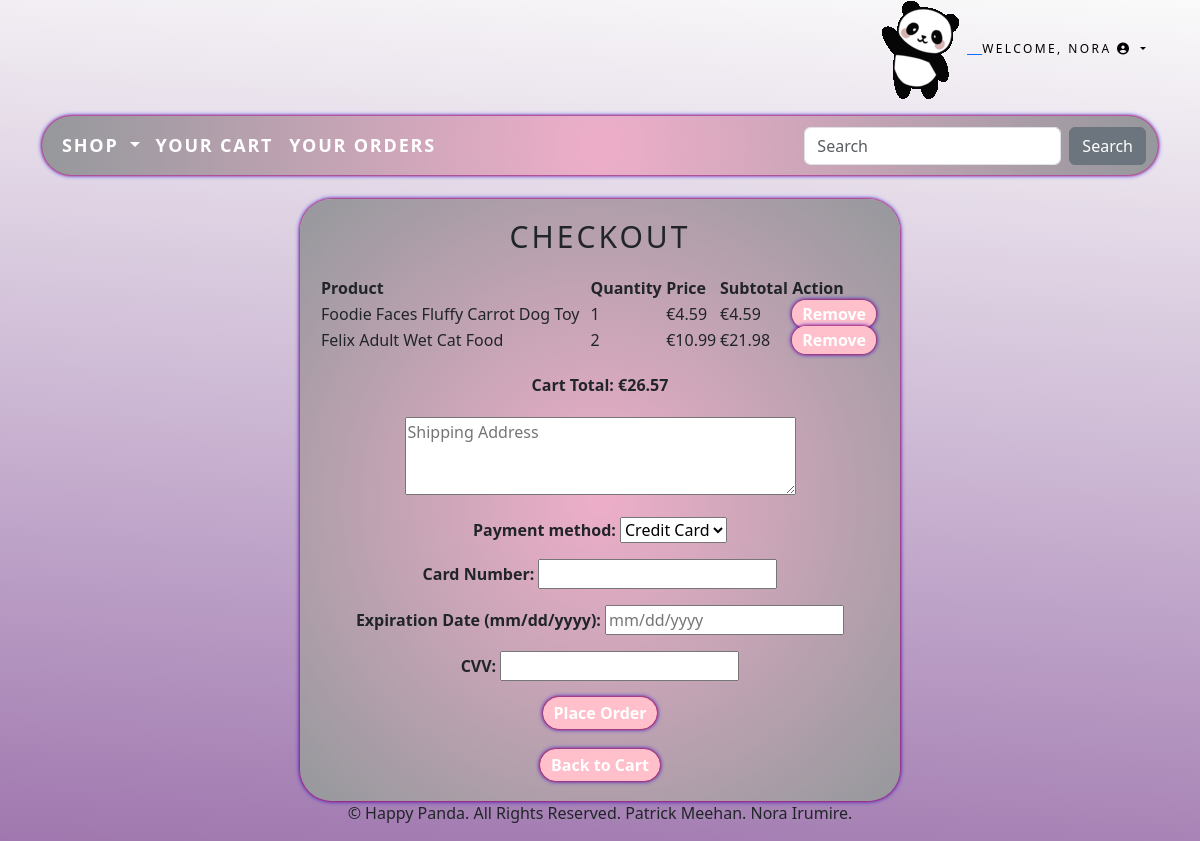
Page /cartapp/checkout/ (signed in) on the committed database.
### accounts/models.py (models this page shows)
class CustomUser(AbstractUser):
    age = models.PositiveIntegerField(null=True, blank=True)
    f_animal = models.CharField(max_length=250, blank=True)

### cartapp/models.py (models this page shows, shortened)
class CartItem(models.Model):
    product = models.ForeignKey(Product, on_delete=models.CASCADE)
    cart = models.ForeignKey(Cart, on_delete=models.CASCADE)
    quantity = models.PositiveIntegerField(default=1)
    active = models.BooleanField(default=True)
    class Meta:
        db_table = 'CartItem'
    def sub_total(self):
        return self.product.price * self.quantity

### shop/models.py (models this page shows, shortened)
class Product(models.Model):
    id = models.UUIDField(
        primary_key=True,
        default=uuid.uuid4,
        editable=False)
    image_thumbnail = ImageSpecField(source='image',
                                     processors=[ResizeToFill(250,250)],
                                     format='JPEG',
                                     options={'quality':100})
    name = models.CharField(max_length=250, unique=True)
    description = models.TextField(blank = True)
    category = models.ForeignKey(Category, on_delete=models.CASCADE)
    price = models.DecimalField(max_digits=10, decimal_places=2)
    image = models.ImageField(upload_to = 'product', blank=True)
    stock = models.IntegerField()
    available = models.BooleanField(default=True)
    created = models.DateTimeField(auto_now_add=True, blank = True, null= True)
    updated = models.DateTimeField(auto_now=True, blank = True, null= True)
    pet = models.ForeignKey(Pet, on_delete=models.CASCADE)
    class Meta:
        ordering = ('name',)
        verbose_name = 'product'
        verbose_name_plural = 'products'

### cartapp/views.py (the view)
# urls.py: path('checkout/', views.checkout, name='checkout'),
@login_required
def checkout(request):
    user = request.user
    cart = Cart.objects.filter(user=user).first()
    if not cart:
        messages.info(request, "Your cart is empty.")
        return redirect('cart:cart_detail')
    cart_items = CartItem.objects.filter(cart=cart)
    if not cart_items.exists():
        messages.info(request, "Your cart is empty.")
        return redirect('cart:cart_detail')
    cart_total = sum(item.sub_total() for item in cart_items)
    if request.method == "POST":
        payment_form = MyPaymentForm(request.POST)
        if payment_form.is_valid():
            checkout_instance = Checkout(
                user=user,
                shipping_address=payment_form.cleaned_data['shipping_address'],
                payment_method=payment_form.cleaned_data['payment_method'],
                order_total=cart_total
            )
            checkout_instance.save()
            for cart_item in cart_items:
                OrderItem.objects.create(
                    order=checkout_instance,
                    product=cart_item.product,
                    quantity=cart_item.quantity,
                    price=cart_item.product.price
                )
            cart_items.delete()
            cart.delete()
            return redirect('cart:order_confirmation')
    else:
        payment_form = MyPaymentForm()
    context = {
        'payment_form': payment_form,
        'cart_total': cart_total,
        'cart_items': cart_items
    }
    return render(request, 'checkout.html', context)

### cartapp/forms.py
class MyPaymentForm(forms.ModelForm):
    card_number = forms.IntegerField(
        label='Card Number',
        required=True,
        validators=[MinValueValidator(0), MaxValueValidator(9999999999999999)],
        widget=forms.TextInput(attrs={'type': 'tel', 'pattern': '\\d*'})
    )
    expiration_date = forms.DateField(
        label='Expiration Date (mm/dd/yyyy)',
        required=True,
        widget=forms.TextInput(attrs={'placeholder': 'mm/dd/yyyy'})
    )
    cvv = forms.IntegerField(label='CVV', max_value=999999, required=True)
    class Meta:
        model = Checkout
        fields = ['shipping_address', 'payment_method', 'card_number', 'expiration_date', 'cvv']
        widgets = {
            'shipping_address': forms.Textarea(attrs={'rows': 3, 'placeholder': 'Shipping Address'}),
            'payment_method': forms.Select(choices=[
                ('credit_card', 'Credit Card'),
                ('visa', 'Visa'),
                ('debit_card','Debit card')
            ]),
        }
    def __init__(self, *args, **kwargs):
        super(MyPaymentForm, self).__init__(*args, **kwargs)
        self.fields['shipping_address'].label = False

### accounts/templatetags/auth_extras.py (called while the page is built)
@register.filter(name='has_group')
def has_group(user, group_name):
    group = Group.objects.get(name=group_name)
    return True if group in user.groups.all() else False

### shop/context_processors.py (called while the page is built)
def menu_links(request):
    links = Category.objects.all()
    return {'links':links}

### shop/models.py (called while the page is built)
    def get_absolute_url(self):
        return reverse('shop:products_by_category', args=[self.id])

### cartapp/templates/checkout.html (shortened to what this page needs)
{% extends "base.html" %}
{% load static %}
{% block content %}
<div style="max-width: 600px; margin: auto; border-radius: 2em; box-shadow: 0 0 3px #FF0000, 0 0 5px #0000FF; background: radial-gradient(circle, rgba(238, 174, 202, 1) 0%, rgba(149, 152, 156, 1) 100%); padding: 20px; text-align: center;">
    <h1 style="font-size: 30px; text-transform: uppercase; letter-spacing: .1em;">Checkout</h1>
    <table style="width: 100%; margin-top: 20px; text-align: left;">
        <thead>
            <tr>
                <th>Product</th>
                <th>Quantity</th>
                <th>Price</th>
                <th>Subtotal</th>
                <th>Action</th>
            </tr>
        </thead>
        <tbody>
            {% for item in cart_items %}
            <tr>
                <td>{{ item.product.name }}</td>
                <td>{{ item.quantity }}</td>
                <td>€{{ item.product.price }}</td>
                <td>€{{ item.sub_total }}</td>
                <td>
                    <a href="{% url 'cart:remove_from_cart' item.product.id %}" style="box-shadow: 0 0 3px #FF0000, 0 0 5px #0000FF; color: white; font-weight: bold; background-color: pink; border-color: pink; text-decoration: none; padding: 3px 10px; border-radius: 2em;">Remove</a>
                </td>
            </tr>
            {% endfor %}
        </tbody>
    </table>
    <p style="font-weight: bold; margin-top: 20px;">Cart Total: €{{ cart_total }}</p>
    <form method="post" style="margin-top: 20px; font-weight: bold; ">
        {{ payment_form.as_p }}
        <button type="submit" class="btn btn-primary" style="box-shadow: 0 0 3px #FF0000, 0 0 5px #0000FF; color: white; font-weight: bold; background-color: pink; border-color: pink; text-decoration: none; padding: 3px 10px; border-radius: 2em;">Place Order</button>
    </form>
    <a href="{% url 'cart:cart_detail' %}" class="btn btn-secondary" style="box-shadow: 0 0 3px #FF0000, 0 0 5px #0000FF; color: white; font-weight: bold; background-color: pink; border-color: pink; text-decoration: none; padding: 3px 10px; border-radius: 2em; margin-top: 20px;">Back to Cart</a>
</div>
{% endblock %}

### shop/templates/header.html (shortened to what this page needs)
{% load static %}
{% load bootstrap_icons %}
<header>
  <div style="text-align: center;">
    <a href="{% url 'shop:all_products' %}">
      <div class="container">
        <div class="my_custom_menu">
          <ul>
            <li>
              <img class="header_img" src="{% static 'images/panda_wave.gif' %}" alt="Happy Panda Pet Store">
            </li>
            {% if user.is_authenticated %}
            <li class="dropdown">
              <a href="#" class="welcome-menu dropdown-toggle" data-bs-toggle="dropdown" role="button" aria-haspopup="true"
                aria-expanded="false">
                Welcome, {{ user.username }} <i class="fas fa-user-circle"></i>
              </a>
            </li>
            {% endif %}
          </ul>
        </div>
      </div>
    </a>
  </div>
</header>

### static/css/custom.css (style rules this page uses)
#body-background { background-repeat: no-repeat; background: linear-gradient(184deg, rgb(250, 250, 250) 0%, rgb(160, 120, 175)100%); }
html { min-height: 100%; margin: 0; }
body { min-height: 100%; margin: 0; }
.my_custom_menu { text-align: right !important; }
.my_custom_menu ul li { list-style: none; color: #000; text-transform: uppercase; letter-spacing: 1em; font-size: 12px; display: inline; }
.my_custom_menu ul li a { text-decoration: none; color: #000; list-style: none; text-transform: uppercase; letter-spacing: .2em; font-size: 12px; }

### rows in the picture
CustomUser: username "NORA"
CartItem: product.name "Foodie Faces Fluffy Carrot Dog Toy", quantity "1", product.price "4.59", sub_total "4.59"
CartItem: product.name "Felix Adult Wet Cat Food", quantity "2", product.price "10.99", sub_total "21.98"

### other values in the picture
{{ cart_total }} "26.57"
